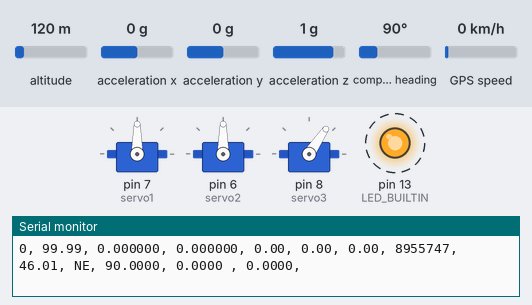
This sketch was run on a simulated Arduino Nano, built with avr-gcc and run on an emulated ATmega328P. Parts: 3 × servo, output pins drawn as LEDs (lit = HIGH), the last lines printed to the serial monitor. Dashed ring = blinking. The test bench sets the inputs (shaded band); at power-on: acceleration x 0 g, acceleration y 0 g, altitude 120 m, acceleration z 1 g, compass heading 90°, GPS speed 0 km/h. Storage starts empty; the GPS gets a fix after 3 s at 37.7749, -122.4194 with 8 satellites.

Above: at 1.2 s.
1.3 s: acceleration x set to -1.4 g
At 5.3 s:
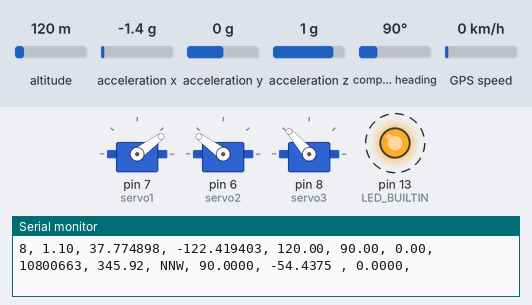
5.4 s: acceleration y set to -1.4 g
At 7.0 s:
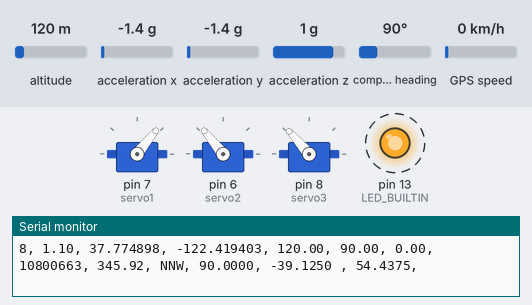
9.5 s: acceleration x set to -0.8 g
At 10.8 s:
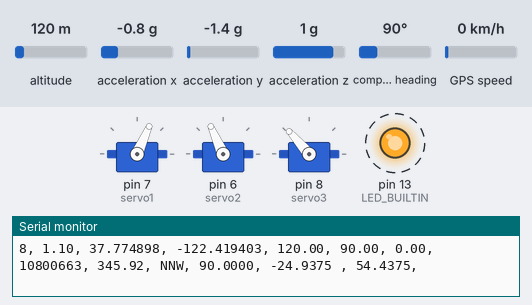
13.6 s: acceleration x set to 0 g
At 15.2 s:
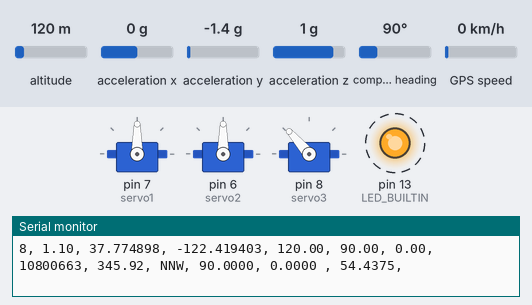
17.7 s: acceleration x set to 0.8 g
At 19.3 s:
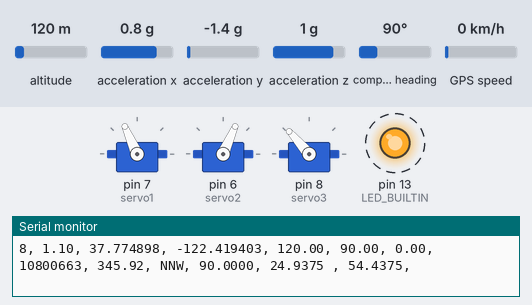
21.8 s: acceleration y set to -0.8 g
At 22.9 s:
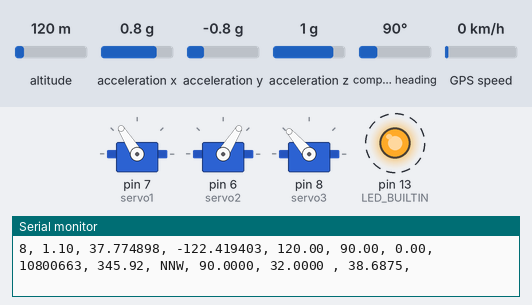
Timing chart, 0 to 26.9 s (numbered marks = the images above; inputs shaded):
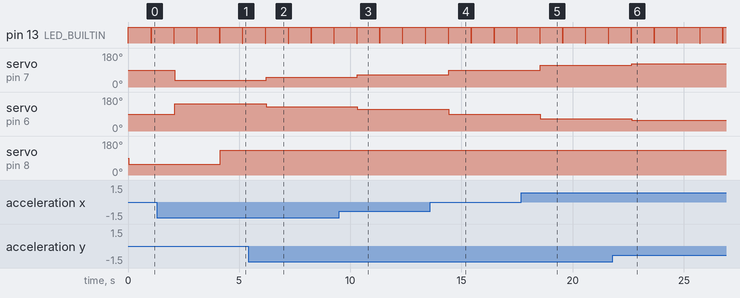

Measured:
- after the input at 1.3 s, servo on pin 7 (servo1): 90° → 36° after 0.79 s; servo on pin 6 (servo2): 90° → 144° after 0.79 s
- after the input at 5.4 s, servo on pin 7 (servo1): 36° → 51° after 0.81 s; servo on pin 6 (servo2): 144° → 129° after 0.81 s
- after the input at 9.5 s, servo on pin 7 (servo1): 51° → 66° after 0.82 s; servo on pin 6 (servo2): 129° → 114° after 0.82 s
- after the input at 13.6 s, servo on pin 7 (servo1): 66° → 90° after 0.84 s; servo on pin 6 (servo2): 114° → 90° after 0.84 s
- after the input at 17.7 s, servo on pin 7 (servo1): 90° → 114° after 0.85 s; servo on pin 6 (servo2): 90° → 66° after 0.85 s
- after the input at 21.8 s, servo on pin 7 (servo1): 114° → 122° after 0.86 s; servo on pin 6 (servo2): 66° → 58° after 0.86 s
- by itself, pin 13 (LED_BUILTIN): alternates HIGH for 1.0 s and LOW for 0.01 s

The sketch:

Plane.ino
```cpp
#include <TinyGPS++.h>
#include <SoftwareSerial.h>
#include <SPI.h>
#include <SD.h>
#include <Wire.h>
#include <Adafruit_Sensor.h>
#include <Adafruit_BNO055.h>
#include <utility/imumaths.h>
#include <Servo.h>

static const int RXPin = 3, TXPin = 2;
static const uint32_t GPSBaud = 9600;
const int chipSelect = 4;
int posy = 0;
int posz = 0;
int rudderAngle = 90;

#define BNO055_SAMPLERATE_DELAY_MS (100)

TinyGPSPlus gps;
SoftwareSerial ss(RXPin, TXPin);
Adafruit_BNO055 bno = Adafruit_BNO055(55, 0x29, &Wire);
Servo servo1;
Servo servo2;
Servo servo3;

void setup()
{
  servo1.attach(7);
  servo2.attach(6);
  servo3.attach(8);
  pinMode(LED_BUILTIN, OUTPUT);

  Serial.begin(115200);
  ss.begin(GPSBaud);

  while (!Serial);

  if (!bno.begin())
  {
    Serial.print("No BNO055 detected");
    while (1);
  }

  Serial.print("Initializing SD card...");
  if (!SD.begin(chipSelect)) {
    Serial.println("initialization failed");
    while (true);
  }
  Serial.println("initialization done.");

  bno.setExtCrystalUse(true);

}

void loop(){

  digitalWrite(LED_BUILTIN, HIGH);


  String dataString = "";

  File dataFile = SD.open("datalog.txt", FILE_WRITE);

  sensors_event_t event;
  bno.getEvent(&event);

  static const double START_LAT = 43.23728, START_LON = 76.93131;

//---------------Вывод в Ардуино--------------------------------------------------------------------------------------------------------------------

  //Спутники
  Serial.print(gps.satellites.value());          //- информация о спутниках
  Serial.print(", ");
  //Точность по горизонту
  Serial.print(gps.hdop.hdop());                  // - Точность
  Serial.print(", ");
  //Широта и долгота
  Serial.print(gps.location.lat(), 6);
  Serial.print(", ");
  Serial.print(gps.location.lng(), 6);
  Serial.print(", ");
  //Высота над уровнем моря
  Serial.print(gps.altitude.meters());
  Serial.print(", ");
  //Направление движения (компас)
  Serial.print(gps.course.deg());
  Serial.print(", ");
  //Скорость в кмч
  Serial.print(gps.speed.kmph());
  Serial.print(", ");

  //расстояние до старта
  unsigned long distanceKmToSTART = (unsigned long)TinyGPSPlus::distanceBetween(gps.location.lat(), gps.location.lng(), START_LAT,  START_LON);
  Serial.print(distanceKmToSTART);
  Serial.print(", ");

  //курс к старту
  double courseToSTART = TinyGPSPlus::courseTo(gps.location.lat(), gps.location.lng(), START_LAT, START_LON);
  Serial.print(courseToSTART);
  Serial.print(", ");

  //Направление к старту
  const char *cardinalToSTART = TinyGPSPlus::cardinal(courseToSTART);
  Serial.print(cardinalToSTART);
  Serial.print(", ");

  //Направления (x)
  Serial.print(event.orientation.x, 4);
  Serial.print(", ");
  //y and z
  Serial.print(event.orientation.y, 4);
  Serial.print(" , ");
  Serial.print(event.orientation.z, 4);
  Serial.println(", ");

//-----------------------------------------------------------------------------------------------------------------------------------

  rudderAngle = map(courseToSTART, 0, 360, 45, 135);  // Преобразуем курс в угол сервопривода
  rudderAngle = constrain(rudderAngle, 45, 135);  // Ограничиваем угол в пределах 45-135 градусов

  posy = event.orientation.y;
  posz = event.orientation.z;

  servo1.write(90+posy);
  servo2.write(90-posy);
  servo3.write(rudderAngle);

//-----------------------------------------------------------------------------------------------------------------------------------
  smartDelay(1000);

  digitalWrite(LED_BUILTIN, LOW);

  if (millis() > 5000 && gps.charsProcessed() < 10)
    Serial.println(F("Данные GPS не получены: проверьте соединение"));

  if (dataFile) {
    dataFile.print(gps.location.lat(), 6);
    dataFile.print(", ");
    dataFile.print(gps.location.lng(), 6);
    dataFile.println(", ");
    dataFile.print(gps.altitude.meters());
    dataFile.print(", ");
    dataFile.print(gps.course.deg());
    dataFile.print(", ");
    dataFile.print(gps.speed.kmph());
    dataFile.print(", ");
    dataFile.print(distanceKmToSTART);
    dataFile.print(", ");
    dataFile.print(courseToSTART);
    dataFile.print(", ");
    dataFile.print(event.orientation.x, 4);
    dataFile.print(", ");
    dataFile.print(event.orientation.y, 4);
    dataFile.print(" , ");
    dataFile.print(event.orientation.z, 4);
    dataFile.println(", ");

    dataFile.close();
  }
  else {
    Serial.println("error opening datalog.txt");
  }

}


static void smartDelay(unsigned long ms)
{
  unsigned long start = millis();
  do
  {
    while (ss.available())
      gps.encode(ss.read());
  } while (millis() - start < ms);
}
```
